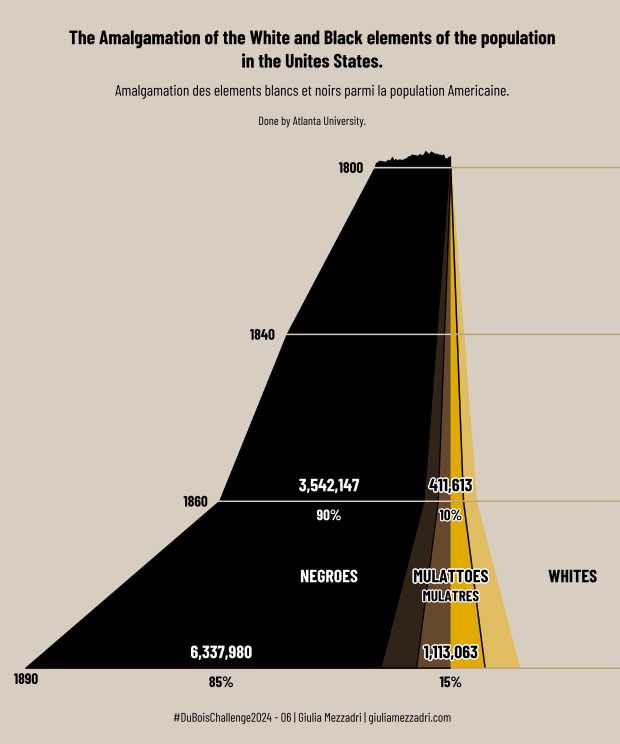

Write the R code that produced this figure.
###packages
rm(list=ls())   #to clean
library(ggplot2)
library(scales)
library(dplyr)
library(showtext)
library(shadowtext)
showtext_auto()
options(digits=10)

###Specifications
###colors
col_black='black'
col_BB='#302418ff' 
col_brown='#66482cff'
col_yellow='#e0aa01ff'
col_YW='#e0bd60ff'
col_background='#d7cdc1ff' #'#dad2c5ff'
col_beige='#bba178ff'


###fonts
font_add_google(name='Barlow Condensed', family='Barlow Condensed')
font_add_google(name = "Bellefair", family = "Bellefair")
myfont='Barlow Condensed'
myfont2='Bellefair'

###import data sets
data=read.table('data.csv', header=T, sep=',')

###data for labels
data_labs=data.frame(rbind(cbind(Year=data$Year, Number=data$Negroes, Type='Negroes', Draw=data$Negroes, Perc=data$Negroes/(data$Negroes+data$Mulattoes)), cbind(Year=data$Year, Number=data$Mulattoes, Type='Mulattoes', Draw=data$Mulattoes/2, Perc=data$Mulattoes/(data$Negroes+data$Mulattoes))))
cols=c('Number','Draw','Perc')
data_labs[,cols]=sapply(data_labs[,cols], as.numeric)
data_labs <- data_labs %>%
  group_by(Year) %>%
  mutate(Label_y = rev(cumsum(rev(Draw)) - 0.5 * rev(Draw)), Upper=cumsum(Draw))
data_labs$Label_y[which(data_labs$Type=='Mulattoes')]=0
data_labs=rbind(data_labs, data.frame(Year="1860", Number=as.numeric(NaN), Type='White', Draw=as.numeric(NaN), Perc=as.numeric(NaN), Label_y=as.numeric(-data_labs$Label_y[which(data_labs$Type=='Negroes' & data_labs$Year==1860)]), Upper=as.numeric(NaN)))
data_labs=cbind(data_labs, label=data_labs$Type)
data_labs$label[which(data_labs$Type=='White')]='Whites'

###modify data set
new_data=data.frame(rbind(cbind(Year=data$Year, Number=data$Negroes, Type='Negroes', Draw=data$Negroes-data$Mulattoes/2), cbind(Year=data$Year, Number=NaN, Type='BB', Draw=data$Mulattoes/2), cbind(Year=data$Year, Number=data$Mulattoes, Type='Mulattoes', Draw=data$Mulattoes/2)))
cols=c('Number','Draw')
new_data[,cols]=sapply(new_data[,cols], as.numeric)
opposite_data=new_data
opposite_data$Draw=-opposite_data$Draw
opposite_data$Number=NaN
opposite_data$Type[which(opposite_data$Type=='Negroes')]='White'
opposite_data$Type[which(opposite_data$Type=='BB')]='YW'
opposite_data$Type[which(opposite_data$Type=='Mulattoes')]='Yellow'
new_data=rbind(new_data, opposite_data)
new_data$Type=factor(new_data$Type, levels=c('Negroes','BB','Mulattoes','White','YW','Yellow'))

###additional years
new_data=rbind(new_data, cbind(Year=1840, Number=NaN, Type=as.character(new_data$Type[which(new_data$Year==1860)]), Draw=as.numeric(new_data$Draw[which(new_data$Year==1860)])/2))
new_data=rbind(new_data, cbind(Year=1800, Number=NaN, Type=c('Negroes','BB','Mulattoes'), Draw=.001))
new_data=rbind(new_data, cbind(Year=1800, Number=NaN, Type=c('White','YW','Yellow'), Draw=-.001))
new_data$Draw[which(new_data$Type=='White' & new_data$Year!=1890)]=-6*10^6
new_data$Draw[which(new_data$Year==1840 & new_data$Type=='Negroes')]=as.numeric(new_data$Draw[which(new_data$Year==1860 & new_data$Type=='Negroes')])/3*2.2
new_data$Draw[which(new_data$Year==1800 & new_data$Type=='Negroes')]=as.numeric(new_data$Draw[which(new_data$Year==1840 & new_data$Type=='Negroes')])/2
new_data$Year=factor(new_data$Year, levels=c(1890,1860,1840,1800))
cols=c('Number','Draw')
new_data[,cols]=sapply(new_data[,cols], as.numeric)

tab=new_data[which(new_data$Type %in% c('Negroes','BB','Mulattoes')),] %>%
  group_by(Year) %>%
  mutate(Label_y = rev(cumsum(rev(Draw)) - 0.5 * rev(Draw)), Upper=rev(cumsum(rev(Draw))))
new_data=rbind(tab, cbind(new_data[which(new_data$Type %in% c('White','YW','Yellow')),], Label_y=NaN, Upper=NaN))

###plot
pl=ggplot(new_data, aes(x=Year, y=Draw, group=Type, fill=Type)) +
  geom_area(aes(color=Type)) +
  geom_line(data=new_data[which(new_data$Type=='Mulattoes'),], aes(x=Year, y=Draw)) +
  geom_line(data=new_data[which(new_data$Type=='Yellow'),], aes(x=Year, y=Draw)) +
  coord_flip(ylim=c(6.8*10^6, -2.3*10^6), xlim=c(3.8,1.4)) + scale_y_reverse() +
  scale_fill_manual(values=c(col_black, col_BB, col_brown, col_background, col_YW, col_yellow)) +
  scale_color_manual(values=c(col_black, col_BB, col_brown, col_background, col_YW, col_yellow)) +
  geom_vline(data=new_data[which(new_data$Year %in% c(1860,1840,1800)),], aes(xintercept = Year), color=col_background) +
  geom_shadowtext(data=data_labs[which(data_labs$Type!='White'),], aes(x=Year, y=Label_y, label=scales::comma(round(as.numeric(Number)))), family=myfont, fontface='bold', vjust=-.8, color=c('white','white','black','black'), bg.colour=c('black','black','white','white'), size=4.5) +
  geom_shadowtext(data=data_labs[which(data_labs$Type!='White'),], aes(x=Year, y=Label_y, label=paste(round(as.numeric(Perc)*100),'%',sep='')), family=myfont, fontface='bold', vjust=1.8, color=c('black','white','black','black'), bg.color=c(col_background,'black',col_background,'white'), size=3.8) +
  geom_shadowtext(data=data_labs[which(data_labs$Year==1860),], aes(x=Year, y=Label_y, label=toupper(label)), family=myfont, fontface='bold', vjust=6.5, color=c('white','black','black'), bg.color=c('black','white',col_background), size=4.5) +
  geom_shadowtext(data=data_labs[which(data_labs$Year==1860 & data_labs$Type=='Mulattoes'),], aes(x=Year, y=Label_y, label=toupper('Mulatres')), family=myfont, fontface='bold', vjust=9.5, color='black', bg.color='white', size=3.8) +
  geom_text(data=new_data[which(new_data$Type=='Negroes' & new_data$Year!=1890),], aes(x=Year, y=Upper, label=Year), family=myfont, fontface='bold', hjust=1.5, color='black', size=3.8) +
  geom_text(data=new_data[which(new_data$Type=='Negroes' & new_data$Year==1890),], aes(x=Year, y=Upper, label=Year), family=myfont, fontface='bold', vjust=1.5, color='black', size=3.8) +
  geom_segment(aes(x = Year, y = 0, xend = Year, yend = Draw), data = new_data[which(new_data$Type=='White'),], color=col_beige) +
  geom_segment(aes(x = Year, y = 0, xend = Year, yend = Upper), data = new_data[which(new_data$Type=='Negroes' & new_data$Year %in% c(1890)),], color=col_black) +
  geom_segment(aes(x = Year, y = 0, xend = Year, yend = Upper+10^5), data = new_data[which(new_data$Type=='Negroes' & new_data$Year %in% c(1800)),], color=col_background) +
  ggtitle('The Amalgamation of the White and Black elements of the population\nin the Unites States.', subtitle="Amalgamation des elements blancs et noirs parmi la population Americaine.") +
  labs(caption='#DuBoisChallenge2024 - 06 | Giulia Mezzadri | giuliamezzadri.com') +
  guides(fill='none', color='none') +
  annotate('text', x=4.28 , y=2.25*10^6, label='Done by Atlanta University.', family=myfont, size=3) +
  theme(
    plot.title = element_text(family=myfont, hjust=.5, face='bold', size=14, lineheight=1),
    plot.subtitle = element_text(family=myfont, hjust=.5, size=11, vjust=-.8),
    plot.caption = element_text(family=myfont, hjust=.5, size=9),
    axis.title.x=element_blank(), axis.text.x=element_blank(), axis.ticks.x=element_blank(),
    axis.title.y=element_blank(), axis.text.y=element_blank(), axis.ticks.y=element_blank(),
    panel.grid=element_blank(),
    plot.margin = unit(c(.8, 0, .5, 0), "cm"),
    plot.background = element_rect(fill = col_background, color=col_background),
    panel.background = element_rect(fill = col_background, color=col_background)
  )
width=6.2
print(pl)

###
tab2=data.frame(Year=new_data$Year[which(new_data$Type %in% c('BB'))], Number=NaN, Type='BB1', Draw=new_data$Draw[which(new_data$Type %in% c('BB'))]/(5/4), Label_y=NaN, Upper=NaN, order=1)
tab2=rbind(tab2, data.frame(Year=new_data$Year[which(new_data$Type %in% c('BB'))], Number=NaN, Type='BB2', Draw=new_data$Draw[which(new_data$Type %in% c('BB'))]/(5/3), Label_y=NaN, Upper=NaN, order=2))
ggplot(tab2, aes(x=Year, y=Draw, group=factor(Type), fill=factor(Type))) +
  geom_area(aes(color=Type)) +
  coord_flip(ylim=c(6.8*10^6, -2.3*10^6), xlim=c(3.8,1.4)) + scale_y_reverse()

###to create the small waves at the top of the graph
M=800
dt=1/100000
x=seq(0, 100, length.out=M)
set.seed(7)
y=cumsum(rnorm(M)) * sqrt(dt)
tab=data.frame(x=x, y=y)
tab=tab[10:M,]
tab=rbind(tab, c(x=107, y=min(tab$y)))
pl2=ggplot(data=tab, aes(x=x, y=y)) + geom_line(size=.01, color='grey20') + geom_area(data=tab[1:264,], aes(y=y), fill = col_black) +
  scale_x_continuous(expand=c(0,0)) +
  scale_y_continuous(expand=c(0,0)) +
  labs(x = NULL, y = NULL) + theme_void()
pl3=pl + annotation_custom(ggplotGrob(pl2), xmin = 4.004, xmax = 4.1, ymin=-new_data$Draw[which(new_data$Type=='Negroes' & new_data$Year==1800)]-10^4, ymax = 2.75*10^6)
ggsave(file='challenge06.pdf', plot=pl3, width=width, height=1.2*width)
